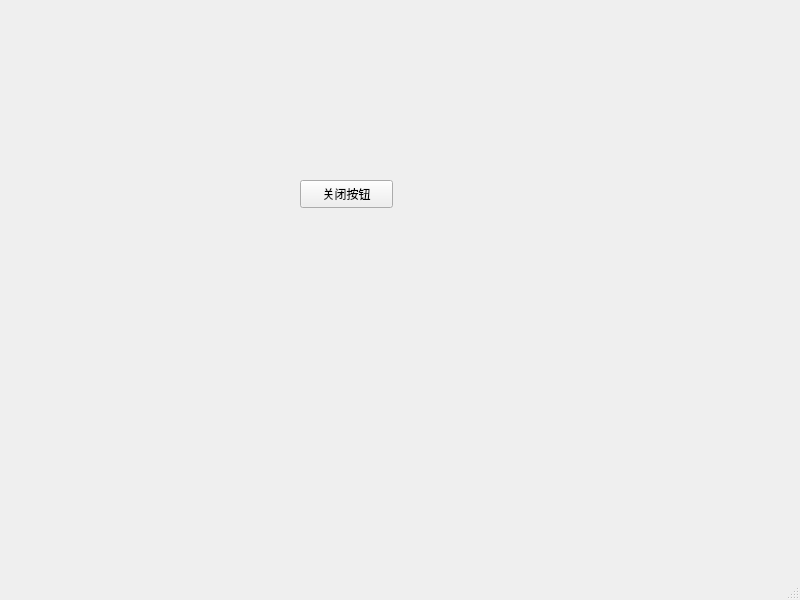
<?xml version="1.0" encoding="UTF-8"?>
<ui version="4.0">
 <class>MainWindow</class>
 <widget class="QMainWindow" name="MainWindow">
  <property name="geometry">
   <rect>
    <x>0</x>
    <y>0</y>
    <width>800</width>
    <height>600</height>
   </rect>
  </property>
  <property name="windowTitle">
   <string>MainWindow</string>
  </property>
  <widget class="QWidget" name="centralwidget">
   <widget class="QPushButton" name="pushButton">
    <property name="geometry">
     <rect>
      <x>300</x>
      <y>180</y>
      <width>93</width>
      <height>28</height>
     </rect>
    </property>
    <property name="text">
     <string>关闭按钮</string>
    </property>
   </widget>
  </widget>
  <widget class="QMenuBar" name="menubar">
   <property name="geometry">
    <rect>
     <x>0</x>
     <y>0</y>
     <width>800</width>
     <height>26</height>
    </rect>
   </property>
  </widget>
  <widget class="QStatusBar" name="statusbar"/>
 </widget>
 <resources/>
 <connections>
  <connection>
   <sender>pushButton</sender>
   <signal>clicked()</signal>
   <receiver>MainWindow</receiver>
   <slot>close()</slot>
   <hints>
    <hint type="sourcelabel">
     <x>339</x>
     <y>216</y>
    </hint>
    <hint type="destinationlabel">
     <x>473</x>
     <y>294</y>
    </hint>
   </hints>
  </connection>
 </connections>
</ui>
